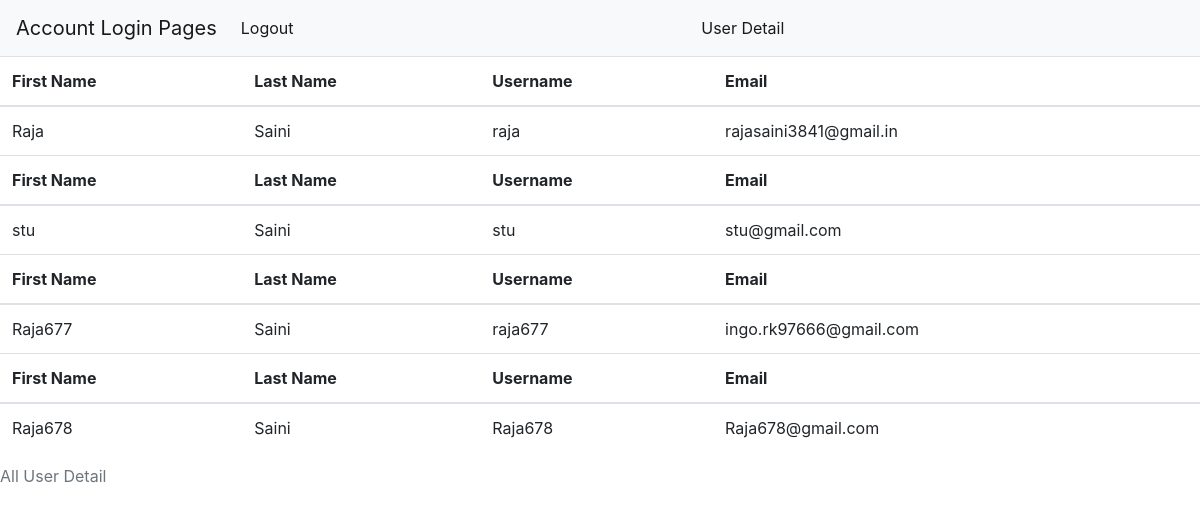
The app's page /userdetails with its own data.
### app/models.py (models this page shows, shortened)
class User(AbstractUser):
    image=models.ImageField(default=DEFAULT, blank=True, null=True, upload_to='image/')
    ONLINE = 'online'
    OFFLINE = 'offline'
    STATUS = (
        (ONLINE, 'On-line'),
        (OFFLINE, 'Off-line'),
    )
    status = models.CharField( max_length=100, choices=STATUS,default=OFFLINE )
    USERNAME_FIELD = 'username'
    REQUIRED_FIELDS = ['email']

### app/views.py (the view)
# urls.py: path("userdetails", views.AllUserDetail, name="userdetails"),
def AllUserDetail(request):
    user=User.objects.all()
    return render(request, "esss/alluser.html", {"user":user})

### app/templates/esss/alluser.html (shortened to what this page needs)
<!doctype html>
<html lang="en">
  <head>
    <link rel="stylesheet" href="https://stackpath.bootstrapcdn.com/bootstrap/4.5.2/css/bootstrap.min.css">
  </head>
  <body>
  <nav class="navbar navbar-expand-lg navbar-light bg-light">
  <a class="navbar-brand" href="#">Account Login Pages</a>
  <div class="collapse navbar-collapse" id="navbarNav">
    <ul class="navbar-nav">
      <li class="nav-item active">
        <a class="nav-link" href='/logout'>Logout <span class="sr-only">(current)</span></a>
      </li>
    </ul>
  </div>
    <div class="collapse navbar-collapse" id="navbaNav">
    <ul class="navbar-nav">
      <li class="nav-item active">
        <a class="nav-link" href=''>User Detail <span class="sr-only">(current)</span></a>
      </li>
    </ul>
  </div>
</nav>
  <table class="table caption-top">
  <caption>All User Detail</caption>
  <thead>
     {% for i in  user %}
    <tr>
      <th scope="col">First Name </th>
      <th scope="col">Last Name</th>
      <th scopr='col'> Username</th>
      <th scope="col">Email</th>
    </tr>
  </thead>
  <tbody>
    <tr>
      <td scope="row">{{i.first_name}}</td>
      <td scope="row">{{i.last_name}}</td>
      <td scope="row">{{i.username}}</td>
      <td scope="row">{{i.email}}</td>
    </tr>
{% endfor %}
  </tbody>
</table>
  </body>
</html>

### records on screen
User: first_name "Raja", last_name "Saini", username "raja", email "rajasaini3841@gmail.in"
User: first_name "stu", last_name "Saini", username "stu", email "stu@gmail.com"
User: first_name "Raja677", last_name "Saini", username "raja677", email "ingo.rk97666@gmail.com"
User: first_name "Raja678", last_name "Saini", username "Raja678", email "Raja678@gmail.com"
